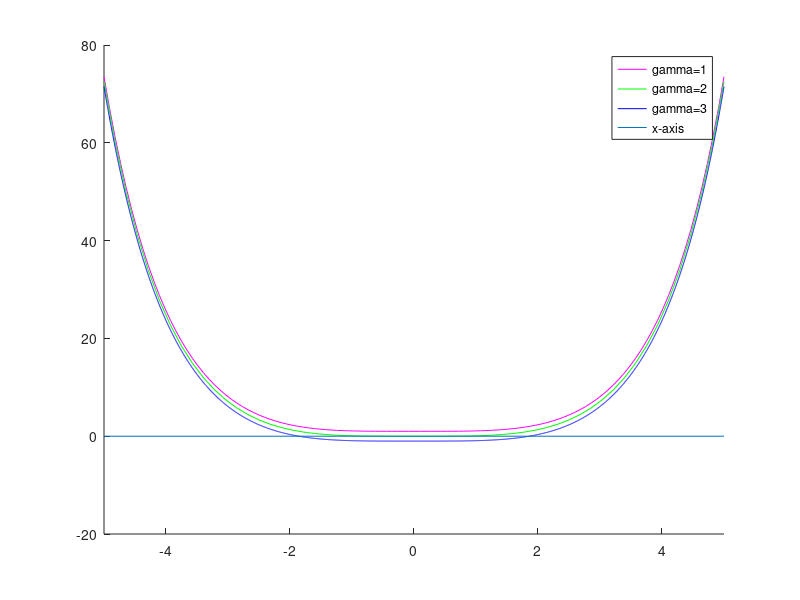

Here is the MATLAB script that generated this plot: (Note: this script raises an error after producing the figure.)
kmax = 100;
tol = 0.5 * 10^-4;
f = @(x) cosh(x) + cos(x) - 1;
g = @(x) cosh(x) + cos(x) - 2;
h = @(x) cosh(x) + cos(x) - 3;
fp = @(x) sinh(x) - sin(x);

hold on;
fplot(f, 'm');
fplot(g, 'g');
fplot(h, 'b');
xl = xlim;
line(xl, [0,0]);
legend('gamma=1', 'gamma=2', 'gamma=3', 'x-axis');

% f does not intersect the x-axis, so it does not make sense to apply Newton's method to find a zero

% As we can see from the graph, the zero of g is at a minimum point (x=0). So, for x approaching zero, the derivative tends to zero, causing division by zero problems.

x0 = 1;
disp('gamma=2');
[x, ierr] = mynewton(g, fp, x0, tol, kmax);

% For gamma=3, we still have problems at x=0, but the zeros of the function are far enough from the minimum and we can approximate them well.

disp('gamma=3');

disp('Applying Newton for x very close to the minimum:');
x0 = 10^-10;
[x, ierr] = mynewton(h, fp, x0, tol, kmax);

disp('Negative zero:');
x0 = -1;
[x, ierr] = mynewton(h, fp, x0, tol, kmax);

x0 = 1;
disp('Positive zero:');
[x, ierr] = mynewton(h, fp, x0, tol, kmax);
